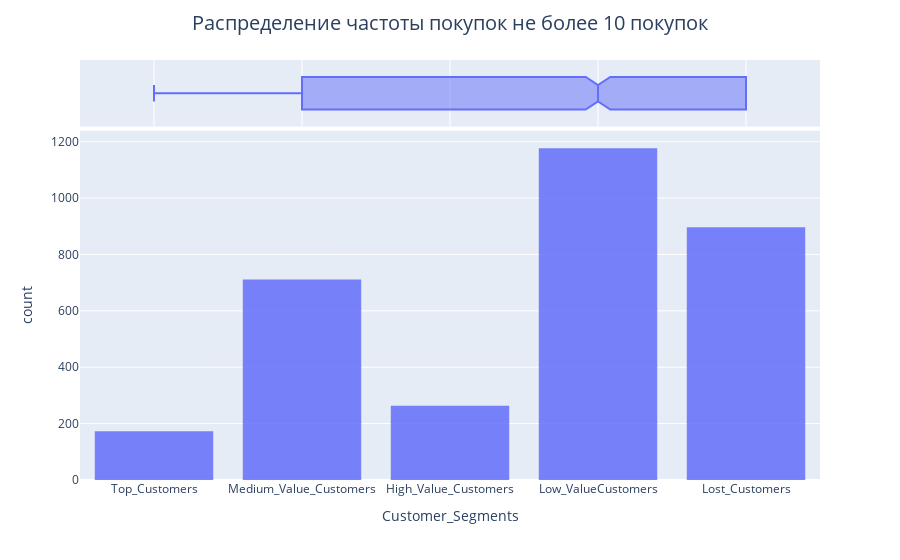

Write notebook code for a chart like this one.
### Code cell
fig = px.histogram(rfm, x='Customer_Segments', opacity=0.85, marginal='box')
fig.update_traces(marker=dict(line=dict(color='skyblue', width=1)))
fig.update_layout(title_text='Распределение сегментов',
                  title_x=0.5, title_font=dict(size=20))
fig.show()

### Figure 1 — Plotly figure (JSON) as saved in the notebook; plotly's stock layout.template omitted (floating-point values rounded to 4 significant figures; data arrays with more than 128 entries replaced by an {"elided": "..."} marker saying what was removed)
{"data": [{"alignmentgroup": "True", "bingroup": "x", "hovertemplate": "Customer_Segments=%{x}<br>count=%{y}<extra></extra>", "legendgroup": "", "marker": {"color": "#636efa", "opacity": 0.85, "pattern": {"shape": ""}}, "name": "", "offsetgroup": "", "orientation": "v", "showlegend": false, "type": "histogram", "x": {"elided": "3221 str values"}, "xaxis": "x", "yaxis": "y"}, {"alignmentgroup": "True", "hovertemplate": "Customer_Segments=%{x}<extra></extra>", "legendgroup": "", "marker": {"color": "#636efa"}, "name": "", "notched": true, "offsetgroup": "", "showlegend": false, "type": "box", "x": {"elided": "3221 str values"}, "xaxis": "x2", "yaxis": "y2"}], "layout": {"barmode": "relative", "legend": {"tracegroupgap": 0}, "margin": {"t": 60}, "title": {"font": {"size": 20}, "text": "Распределение частоты покупок не более 10 покупок", "x": 0.5}, "xaxis": {"anchor": "y", "domain": [0, 1], "title": {"text": "Customer_Segments"}}, "xaxis2": {"anchor": "y2", "domain": [0, 1], "matches": "x", "showgrid": true, "showticklabels": false}, "yaxis": {"anchor": "x", "domain": [0, 0.8316], "title": {"text": "count"}}, "yaxis2": {"anchor": "x2", "domain": [0.8416, 1], "matches": "y2", "showgrid": false, "showline": false, "showticklabels": false, "ticks": ""}}}
